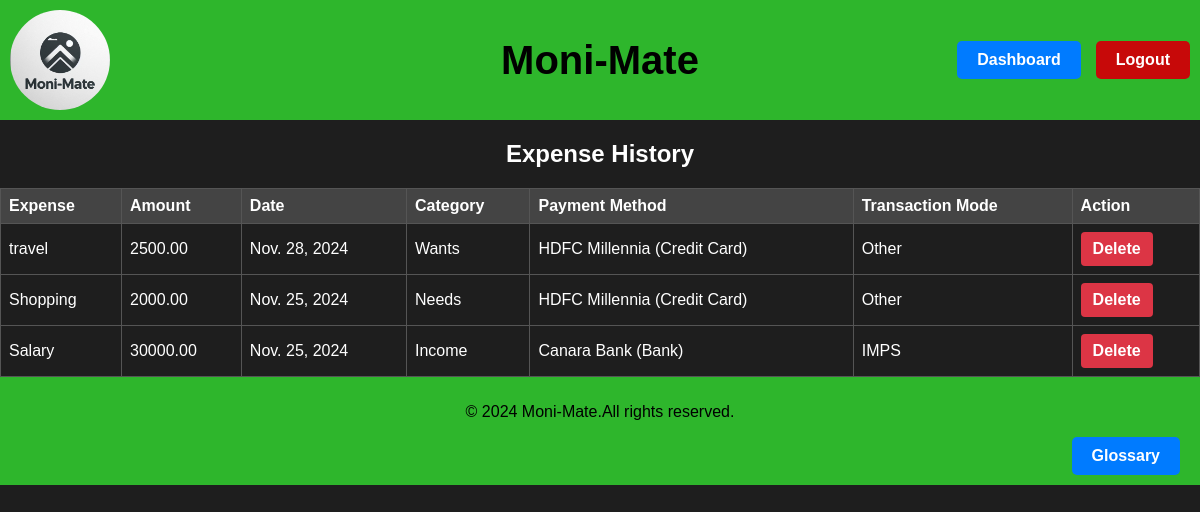
Page /history/ (signed in) on the committed database.
### expense/models.py (models this page shows, shortened)
class Expense(models.Model):
    TRANSACTION_MODE = [
        ('debit_card','Debit Card'),
        ('mobile_wallets','Mobile Wallets'),
        ('upi','UPI'),
        ('net_banking','Net Banking'),
        ('neft','NEFT'),
        ('imps','IMPS'),
        ('other','Other'),
    ]
    user = models.ForeignKey(User, on_delete=models.CASCADE)
    name = models.CharField(max_length=255)
    amount = models.DecimalField(max_digits=10, decimal_places=2)
    date = models.DateField(default=now)
    description = models.TextField(null=True,blank=True)
    payment_method = models.ForeignKey(PaymentMethod,null=True,blank=True, on_delete=models.SET_NULL)
    transaction_mode = models.CharField(max_length=100,choices=TRANSACTION_MODE,default='other')
    category = models.CharField(max_length=10,choices=[
        ('needs','Needs'),
        ('wants','Wants'),
        ('savings','Savings'),
        ('income','Income'),
    ], default='needs')

class PaymentMethod(models.Model):
    name = models.CharField(max_length=255)
    type = models.CharField(max_length=20, choices=[
        ('bank','Bank'),
        ('credit_card', 'Credit Card'),
        ('digital_wallet', 'Digital Wallet'),
        ('cash','Cash'),
    ])
    user = models.ForeignKey(User, on_delete=models.CASCADE)
    balance = models.DecimalField(max_digits=10,decimal_places=2,null=True,blank=True)
    spent_limit = models.DecimalField(max_digits=10,decimal_places=2,null=True,blank=True) # credit card spent limit in amounts.
    original_credit_limit = models.DecimalField(max_digits=10, decimal_places=2, null=True, blank=True) # used to reset credit limit value to normal upon billing cycle completion.
    credit_limit = models.DecimalField(max_digits=10,decimal_places=2,null=True,blank=True) #for credit cards -enter total amount limit.
    minimum_balance = models.DecimalField(max_digits=10,decimal_places=2,null=True,blank=True,help_text="  Enter 0 for Zero Balance Accounts.") #for banks - default = 10%
    account_type = models.CharField(max_length=50,null=True,blank=True) #banks
    def __str__(self):
        return f'{self.name} ({self.get_type_display()})'

### expense/views.py (the view)
# urls.py: path('history/',views.expense_history,name='expense_history'),
@login_required
def expense_history(request):
    expenses = Expense.objects.filter(user=request.user).order_by('-date')
    return render(request, 'expense/expense_history.html',{'expenses':expenses})

### expense/templates/expense/expense_history.html (shortened to what this page needs)
{% extends 'base.html' %}
{% block content %}
{% load static %}
<link rel="stylesheet" href="{% static 'expense/css/style.css' %}?v=1">
<div class="expense-history">
    <h2 style="text-align: center;">Expense History</h2>
    <table>
        <thead>
            <tr>
                <th>Expense</th>
                <th>Amount</th>
                <th>Date</th>
                <th>Category</th>
                <th>Payment Method</th>
                <th>Transaction Mode</th>
                <th>Action</th>
            </tr>
        </thead>
        <tbody>
            {% for expense in expenses %}
            <tr>
                <td>{{ expense.name }}</td>
                <td>{{ expense.amount }}</td>
                <td>{{ expense.date }}</td>
                <td>{{ expense.get_category_display }}</td>
                <td>{{ expense.payment_method }}</td>
                <td>{{ expense.get_transaction_mode_display }}</td>
                <td><form method="post" action="{% url 'expense:delete_expense' expense.id %}" style="display: inline;">
                    <button type="submit" class="btn btn-danger">Delete</button>
                </form></td>
            </tr>
            {% endfor %}
        </tbody>
    </table>
</div>
{% endblock %}

### templates/base.html (shortened to what this page needs)
<!DOCTYPE html>
<html lang="en">
    {% load static %}
    <head>
        <link rel="stylesheet" href="{% static 'css/style.css' %}?v=3">
    </head>
    <body>
        <header class="header">
            <h1>Moni-Mate</h1>
            <img class="site-logo" src="{% static 'images/logo.png' %}" alt="Website Logo">
            <nav>
                <ul class="nav-links">
                    <li><a href="{% url 'expense:dashboard' %}" class="btn btn-glossary">Dashboard</a></li>
                    <li><a href="{% url 'logout' %}" class="btn btn-logout">Logout</a></li>
                </ul>
            </nav>
        </header>
        <main>
            {% block content %}{% endblock %}
        </main>
        <footer class="footer">
            <p>&copy; 2024 Moni-Mate.All rights reserved.</p>
            <nav>
                <ul class="nav-links">
                    <li><a href="{% url 'glossary' %}" class="btn btn-glossary">Glossary</a></li>
                </ul>
            </nav>
        </footer>
    </body>
</html>

### static/css/style.css (style rules this page uses)
body { font-family: Arial, sans-serif; background-color: #1e1e1e; color: #ffffff; margin: 0; padding: 0; }
.header { display: flex; align-items: center; justify-content: space-between; background-color: #2EB62C; padding: 10px 10px; position: relative; }
.header h1 { flex: 1; text-align: center; position: absolute; left: 50%; transform: translateX(-50%); font-size: 40px; color: #000 ; }
.site-logo { flex: 0 0 auto; border-radius: 50%; width: 100px; height: 100px; object-fit: cover; }
.nav-links { display: flex; margin-left: auto; list-style: none; gap: 15px; margin: 0; padding: 0; }
nav { display: flex; justify-content: flex-end; }
.nav-links li { margin: 0; }
.btn { display: inline-block; padding: 10px 20px; font-size: 16px; font-weight: bold; text-decoration: none; color: #fff; background-color: #007bff; border: none; border-radius: 5px; transition: background-color 0.3s ease, transform 0.2s ease; }
.btn-glossary { background-color: #007bff; }
.btn-logout { background-color: #c70909; }
.footer { background-color: #2EB62C; justify-content: space-between; align-items: center; padding: 10px 20px; color: #000; text-shadow: #333; text-align: center; }

### expense/static/expense/css/style.css (style rules this page uses)
.expense-history table { width:100%; border-collapse: collapse; }
.expense-history th, .expense-history td { border: 1px solid #555; padding: 8px; text-align: left; color:white; }
.expense-history th { background-color: #444; }

### expense/templates/expense/expense_history.html (style rules this page uses)
.btn-danger { background-color: #dc3545; color: white; border: none; padding: 8px 12px; border-radius: 4px; cursor: pointer; }

### rows in the picture
Expense: name "travel", amount "2500.00", date "Nov. 28, 2024", category "Wants", payment_method "HDFC Millennia (Credit Card)", transaction_mode "Other"
Expense: name "Shopping", amount "2000.00", date "Nov. 25, 2024", category "Needs", payment_method "HDFC Millennia (Credit Card)", transaction_mode "Other"
Expense: name "Salary", amount "30000.00", date "Nov. 25, 2024", category "Income", payment_method "Canara Bank (Bank)", transaction_mode "IMPS"
